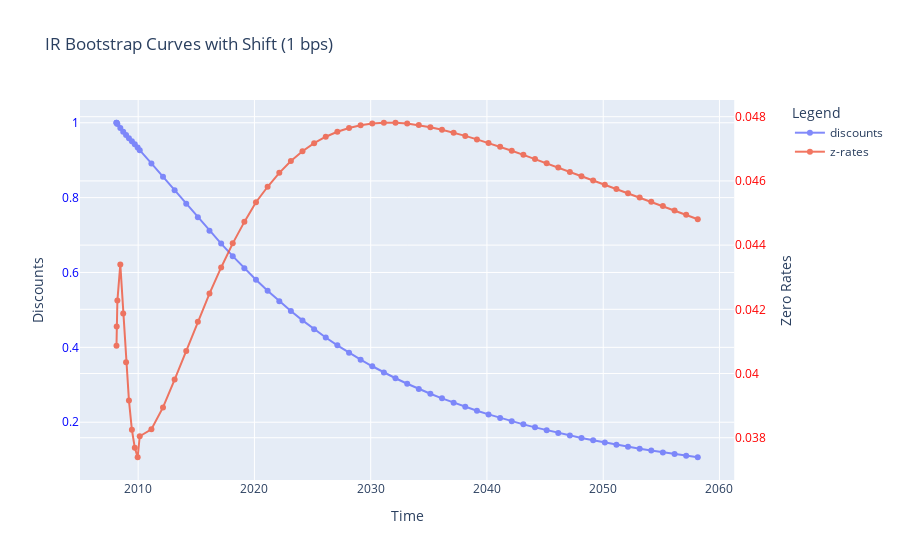

The code cell stored with this chart in its notebook:
### Code cell
# Create subplots with shared x-axis and separate y-axes
fig = make_subplots(specs=[[{"secondary_y": True}]])

# Add traces to the subplots
fig.add_trace(
    pltgo.Scatter(x=discCurve.index, y=discCurve_shift.values, opacity=0.8, mode='lines+markers', name='discounts'),
    secondary_y=False  # Primary y-axis
)
fig.add_trace(
    pltgo.Scatter(x=zeroCurve.index, y=zeroCurve_shift.values, opacity=0.8, mode='lines+markers', name='z-rates'),
    secondary_y=True  # Secondary y-axis
)

# Customize the appearance of the y-axes
fig.update_yaxes(title_text="Discounts", secondary_y=False, tickfont=dict(color="blue"))  # Customize primary y-axis
fig.update_yaxes(title_text="Zero Rates", secondary_y=True, tickfont=dict(color="red"))  # Customize secondary y-axis

fig.update_layout(title="IR Bootstrap Curves with Shift (1 bps)",
                  xaxis_title="Time",
                  yaxis_title="Discounts",
                  legend_title="Legend")

# Show the figure
fig.show()
